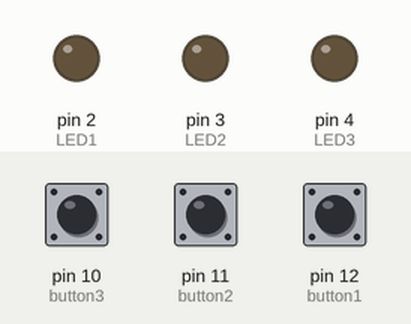
Bench run of a sketch on a simulated Arduino Uno, built with avr-gcc and run on an emulated ATmega328P. Shown: output pins drawn as LEDs (lit = HIGH). Dashed ring = blinking. The test bench sets the inputs (shaded band); at power-on: pin 11 (button2) HIGH, pin 10 (button3) HIGH, pin 12 (button1) LOW.

Above: at 1.2 s.
1.3 s: pin 11 (button2) pulled LOW for 0.15 s
At 1.7 s:
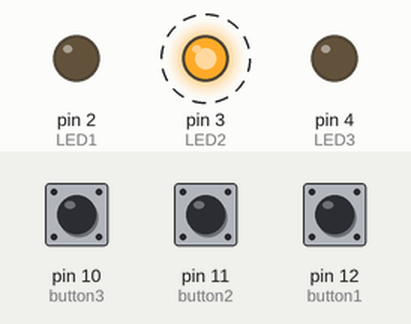
4.3 s: pin 10 (button3) pulled LOW for 1 s
At 6.3 s:
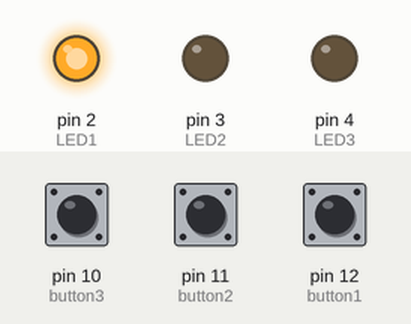
8.3 s: pin 12 (button1) pulled HIGH for 3.2 s
At 8.4 s:
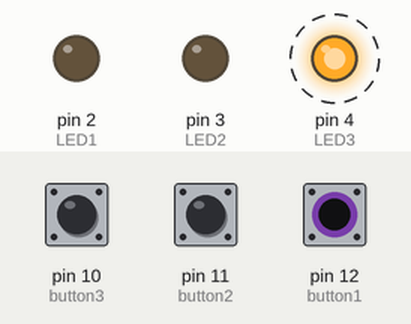
13.0 s: pin 12 (button1) pulled HIGH for 0.15 s
At 13.6 s:
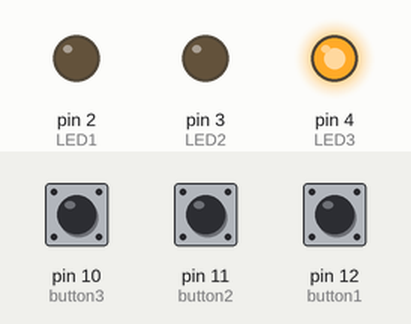
16.1 s: pin 12 (button1) pulled HIGH for 1 s
At 16.4 s:
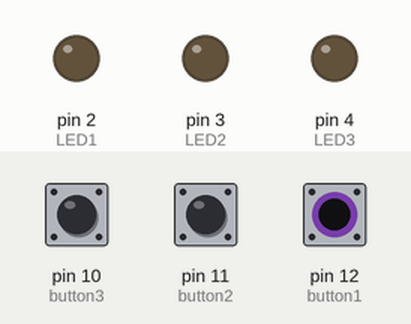
20.1 s: pin 10 (button3) driven LOW and pin 11 (button2) driven LOW
At 20.8 s:
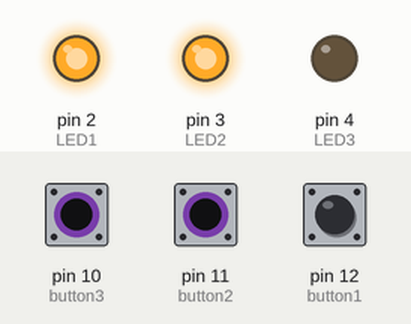
Timing chart, 0 to 24.1 s (numbered marks = the images above; inputs shaded):
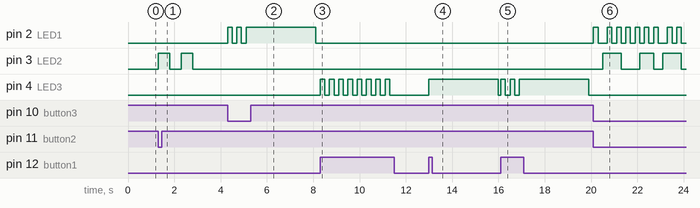

The sketch:

priority_switch.ino
```cpp
#define button1 12 //left
#define button2 11 //middle
#define button3 10 //right
#define LED3 4 // red
#define LED2 3 //yellow
#define LED1 2 //green
int beginR = 0, beginG = 0, beginY = 0, stopY = 0;

void setup()
{
  pinMode(button1, INPUT);
  pinMode(button2, INPUT);
  pinMode(button3, INPUT_PULLUP);
  pinMode(LED3, OUTPUT);
  pinMode(LED2, OUTPUT);
  pinMode(LED1, OUTPUT);
}

void loop()
{
  int mill = millis();
  swRed(mill);
  swGreen(mill);
  swYellow(mill);
}

void swRed(int mill)
{
  if (mill - beginR > 3000 && beginR != 0)
  {
    digitalWrite(LED3, LOW);
    beginR = 0;
  }
  else if (digitalRead(button1) == HIGH)
  {
    digitalWrite(LED3, !digitalRead(LED3));
    beginR = millis();
    delay(200);
  }
}

void swGreen(int mill)
{
  if (mill - beginG > 3000 && beginG != 0)
  {
    digitalWrite(LED1, LOW);
    beginG = 0;
  }
  else if (digitalRead(button3) == LOW && digitalRead(LED3) != HIGH)
  {
    digitalWrite(LED1, !digitalRead(LED1));
    beginG = millis();
    delay(200);
  }
}

void swYellow(int mill)
{
  if (mill - beginY <= 2000 && beginY != 0)
  {
    if ((mill - stopY) > 500)
    {
      digitalWrite(LED2, !digitalRead(LED2));
      stopY = millis();
    }
  }
  else if (mill - beginY > 2000 && beginY != 0)
  {
    digitalWrite(LED2, LOW);
    beginY = 0;
  }
  else if (digitalRead(button2) == LOW && digitalRead(LED3) != HIGH && digitalRead(LED1) != HIGH)
  {
    digitalWrite(LED2, HIGH);
    beginY = millis();
    stopY = millis();
    delay(200);
  }
}
```

Measured:
- after the input at 1.3 s, pin 3 (LED2): alternates HIGH for 0.50 s and LOW for 0.50 s, 4 changes in all, then stays LOW, starting at once
- after the input at 4.3 s, pin 2 (LED1): goes HIGH 0.20 s, LOW 0.20 s, HIGH 0.20 s, LOW 0.20 s, HIGH 3.0 s, then LOW, starting at once
- after the input at 8.3 s, pin 4 (LED3): alternates HIGH for 0.20 s and LOW for 0.20 s, 16 changes in all, then stays LOW, starting at once
- after the input at 13.0 s, pin 4 (LED3): LOW → HIGH at once, → LOW 3.0 s later
- after the input at 16.1 s, pin 4 (LED3): goes HIGH 0.20 s, LOW 0.20 s, HIGH 0.20 s, LOW 0.20 s, HIGH 3.0 s, then LOW, starting at once
- after the input at 20.1 s, pin 2 (LED1): LOW → HIGH at once, → LOW 0.20 s later, → HIGH 0.40 s later, → LOW 0.20 s later, … (18 changes in this stretch); pin 3 (LED2): goes HIGH 0.80 s, LOW 0.80 s, HIGH 0.60 s, LOW 0.40 s, HIGH 0.80 s, then LOW, starting after 0.40 s
